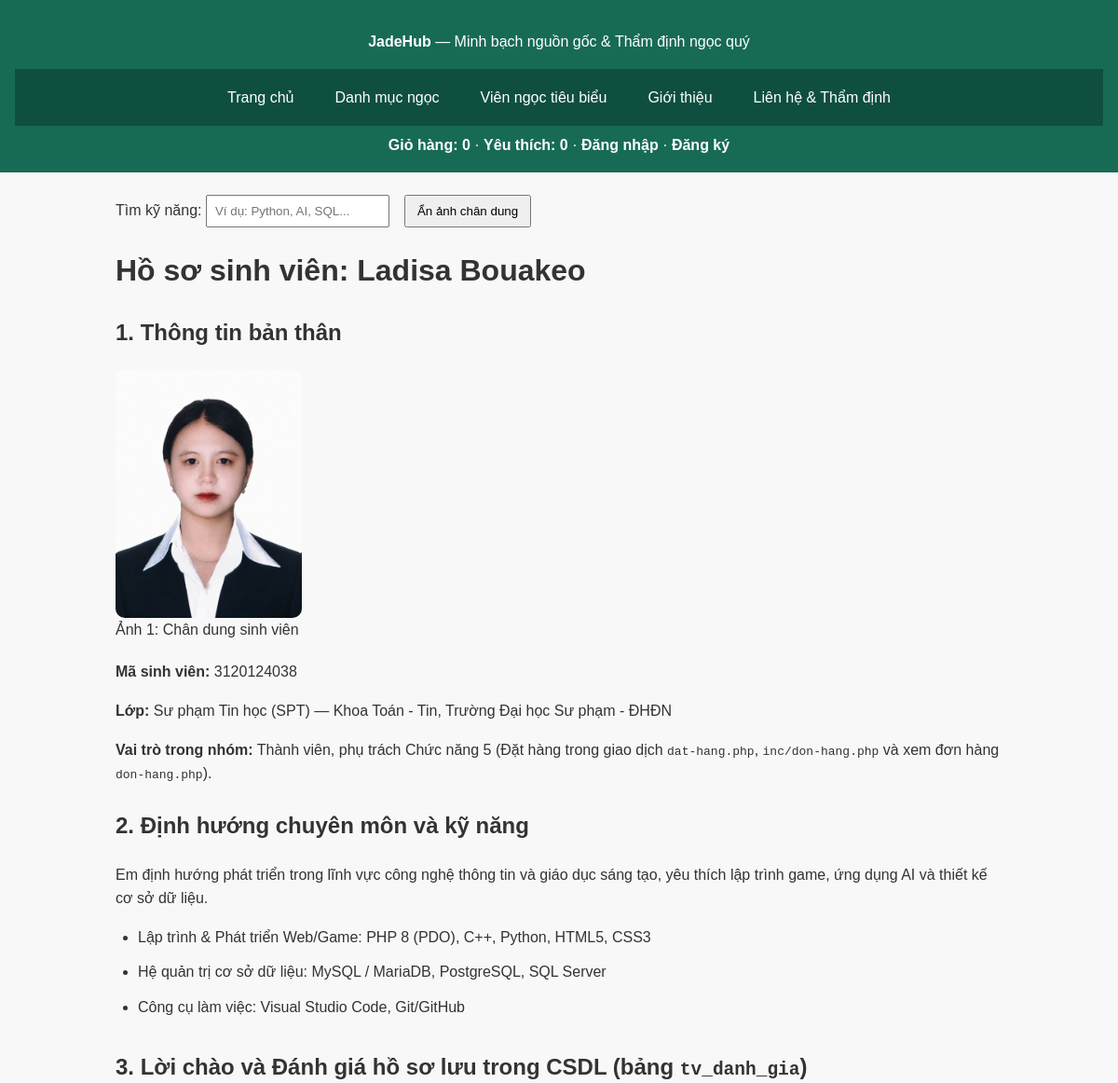
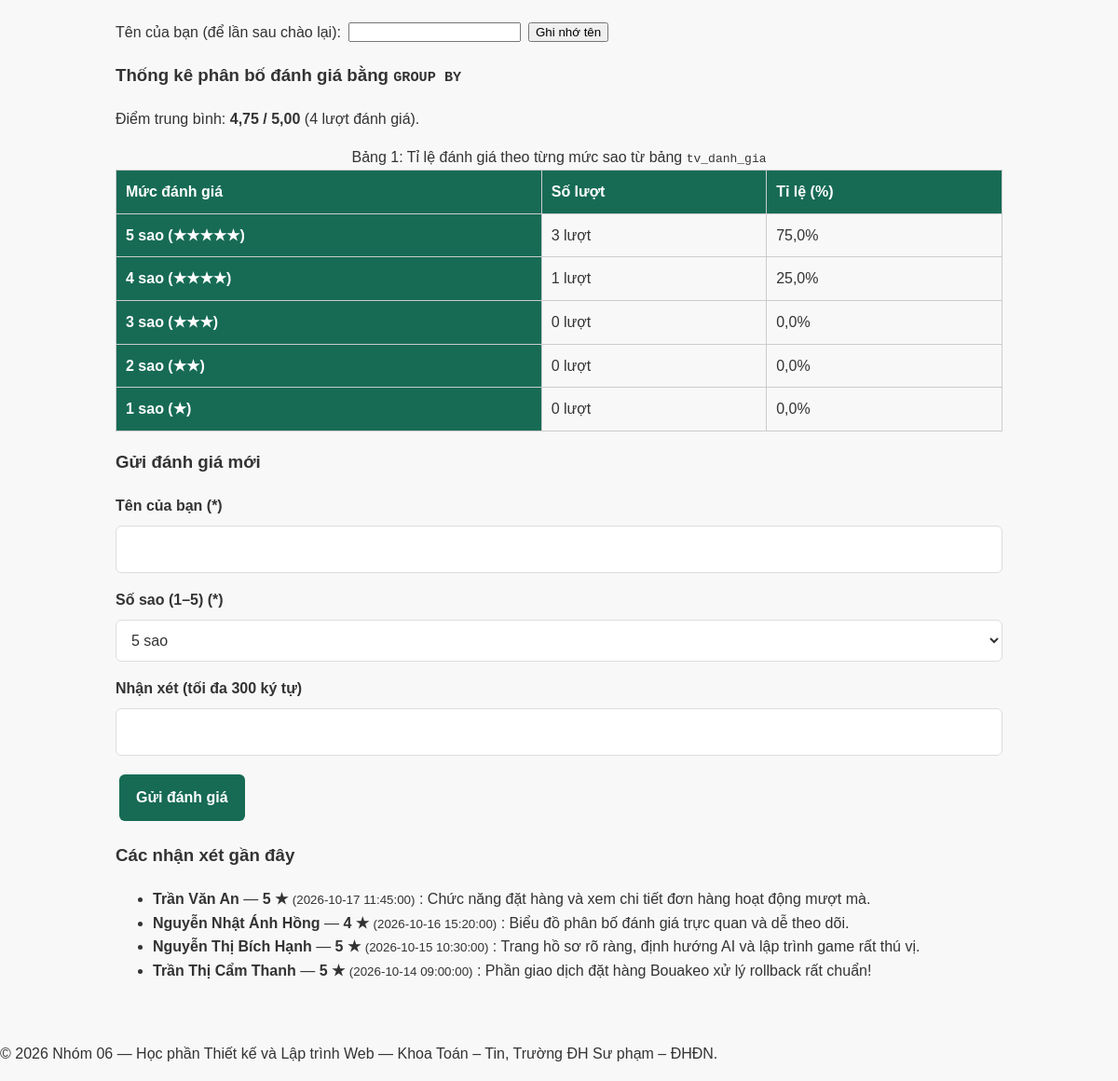
The app's page /thanhvien/3120124038_bouakeo/gioithieu.php with its own data (2 pictures, top to bottom).
### tables this page shows
CREATE TABLE thanh_vien (
  mssv          CHAR(10)     PRIMARY KEY,
  ho_ten        VARCHAR(100) NOT NULL,
  nguoi_dung_id INT UNSIGNED NULL UNIQUE,
  anh_dai_dien  VARCHAR(255) NULL,
  CONSTRAINT fk_thanh_vien_nguoi_dung FOREIGN KEY (nguoi_dung_id) REFERENCES nguoi_dung(id) ON DELETE SET NULL
);

CREATE TABLE tv_danh_gia (
  id        INT UNSIGNED AUTO_INCREMENT PRIMARY KEY,
  mssv      CHAR(10)     NOT NULL,
  ten_khach VARCHAR(50)  NOT NULL,
  so_sao    TINYINT UNSIGNED NOT NULL CHECK (so_sao >= 1 AND so_sao <= 5),
  nhan_xet  VARCHAR(300) NOT NULL DEFAULT '',
  thoi_gian DATETIME     NOT NULL DEFAULT CURRENT_TIMESTAMP,
  CONSTRAINT fk_tv_danh_gia_tv FOREIGN KEY (mssv) REFERENCES thanh_vien(mssv) ON DELETE CASCADE
);

### inc/db.php (called while the page is built, shortened)
<?php
function db(): PDO
{
    static $pdo = null;
    if ($pdo === null) {
        $tuyChon = [
            PDO::ATTR_ERRMODE            => PDO::ERRMODE_EXCEPTION,
            PDO::ATTR_DEFAULT_FETCH_MODE => PDO::FETCH_ASSOC,
            PDO::ATTR_EMULATE_PREPARES   => false,
        ];
        $pdo = new PDO(
            'mysql:host=localhost;dbname=ltweb_nhom06;charset=utf8mb4',
            'root',
            '',
            $tuyChon
        );
    }
    return $pdo;
}

### inc/ham.php (called while the page is built, shortened)
<?php
function e(?string $s): string
{
    return htmlspecialchars((string) $s, ENT_QUOTES | ENT_SUBSTITUTE, 'UTF-8');
}

### thanhvien/3120124038_bouakeo/gioithieu.php (the view, shortened to what this page needs)
<?php
$stTv = db()->prepare('SELECT ho_ten, nguoi_dung_id FROM thanh_vien WHERE mssv = ?');
$stTv->execute([MSSV]);
$tv = $stTv->fetch() ?: ['ho_ten' => 'Ladisa Bouakeo', 'nguoi_dung_id' => null];
$tenKhach = $_COOKIE['bouakeo_khach'] ?? '';
if (!is_string($tenKhach) || mb_strlen($tenKhach) < 2 || mb_strlen($tenKhach) > 30
    || preg_match('/^[\p{L} .\'-]+$/u', $tenKhach) !== 1) {
    $tenKhach = '';
}
$stTk = db()->prepare('SELECT COUNT(*) AS tong, COALESCE(AVG(so_sao), 0) AS tb FROM tv_danh_gia WHERE mssv = ?');
$stTk->execute([MSSV]);
$tkChung = $stTk->fetch() ?: ['tong' => 0, 'tb' => 0];
$soDg = (int) $tkChung['tong'];
$tbDg = (float) $tkChung['tb'];
$stPhanBo = db()->prepare(
    'SELECT so_sao, COUNT(*) AS so_luot
     FROM tv_danh_gia WHERE mssv = ?
     GROUP BY so_sao ORDER BY so_sao DESC'
);
$stPhanBo->execute([MSSV]);
$phanBo = [5 => 0, 4 => 0, 3 => 0, 2 => 0, 1 => 0];
foreach ($stPhanBo->fetchAll() as $dong) {
    $phanBo[(int) $dong['so_sao']] = (int) $dong['so_luot'];
}
$stDsDg = db()->prepare(
    'SELECT id, ten_khach, so_sao, nhan_xet, thoi_gian
     FROM tv_danh_gia WHERE mssv = ?
     ORDER BY thoi_gian DESC, id DESC LIMIT 10'
);
$stDsDg->execute([MSSV]);
$dsDanhGia = $stDsDg->fetchAll();
require __DIR__ . '/../../inc/header.php';
?>
    <main id="noi-dung">
        <h1>Hồ sơ sinh viên: <?= e((string) $tv['ho_ten']) ?></h1>
        <section>
            <h2>1. Thông tin bản thân</h2>
            <figure>
                <img alt="Ảnh thẻ chân dung của sinh viên Ladisa Bouakeo" src="chan-dung-bouakeo.jpg" width="200">
                <figcaption>Ảnh 1: Chân dung sinh viên</figcaption>
            </figure>
            <p><strong>Mã sinh viên:</strong> <?= e(MSSV) ?></p>
            <p><strong>Lớp:</strong> Sư phạm Tin học (SPT) — Khoa Toán - Tin, Trường Đại học Sư phạm - ĐHĐN</p>
            <p><strong>Vai trò trong nhóm:</strong> Thành viên, phụ trách Chức năng 5 (Đặt hàng trong giao dịch <code>dat-hang.php</code>, <code>inc/don-hang.php</code> và xem đơn hàng <code>don-hang.php</code>).</p>
        </section>
        <article>
            <h2>2. Định hướng chuyên môn và kỹ năng</h2>
            <p>Em định hướng phát triển trong lĩnh vực công nghệ thông tin và giáo dục sáng tạo, yêu thích lập trình game, ứng dụng AI và thiết kế cơ sở dữ liệu.</p>
            <ul>
                <li>Lập trình &amp; Phát triển Web/Game: PHP 8 (PDO), C++, Python, HTML5, CSS3</li>
                <li>Hệ quản trị cơ sở dữ liệu: MySQL / MariaDB, PostgreSQL, SQL Server</li>
                <li>Công cụ làm việc: Visual Studio Code, Git/GitHub</li>
            </ul>
        </article>
        <section id="danh-gia">
            <h2>3. Lời chào và Đánh giá hồ sơ lưu trong CSDL (bảng <code>tv_danh_gia</code>)</h2>
<?php if ($tenKhach !== ''): ?>
            <p>Chào mừng quay lại, <strong><?= e($tenKhach) ?></strong>!</p>
            <form method="post" action="gioithieu.php#danh-gia">
                <input type="hidden" name="hanhdong" value="quenten">
                <button type="submit">Quên tên của tôi</button>
            </form>
<?php else: ?>
            <form method="post" action="gioithieu.php#danh-gia" class="form-loc-thu">
                <label for="ten-khach">Tên của bạn (để lần sau chào lại):</label>
                <input id="ten-khach" name="ten" type="text" maxlength="30" required>
                <button type="submit">Ghi nhớ tên</button>
            </form>
<?php endif; ?>
            <h3>Thống kê phân bố đánh giá bằng <code>GROUP BY</code></h3>
            <p>Điểm trung bình: <strong><?= $soDg > 0 ? e(number_format($tbDg, 2, ',', '.')) . ' / 5,00' : 'chưa có' ?></strong> (<?= $soDg ?> lượt đánh giá).</p>
            <div class="khung-thoi-khoa-bieu">
                <table>
                    <caption>Bảng 1: Tỉ lệ đánh giá theo từng mức sao từ bảng <code>tv_danh_gia</code></caption>
                    <thead>
                        <tr>
                            <th scope="col">Mức đánh giá</th>
                            <th scope="col">Số lượt</th>
                            <th scope="col">Tỉ lệ (%)</th>
                        </tr>
                    </thead>
                    <tbody>
<?php foreach ($phanBo as $sao => $luot):
    $tiLe = $soDg > 0 ? round(($luot * 100) / $soDg, 1) : 0.0;
?>
                        <tr>
                            <th scope="row"><?= $sao ?> sao (<?= str_repeat('★', $sao) ?>)</th>
                            <td><?= $luot ?> lượt</td>
                            <td><?= e(number_format($tiLe, 1, ',', '.')) ?>%</td>
                        </tr>
<?php endforeach; ?>
                    </tbody>
                </table>
            </div>
            <h3>Gửi đánh giá mới</h3>
            <form method="post" action="gioithieu.php#danh-gia" class="form-tham-dinh">
                <p>
                    <label for="dg-ten">Tên của bạn (*)</label>
                    <input id="dg-ten" name="ten_khach" type="text" maxlength="50" required value="<?= e($tenKhach) ?>">
                </p>
                <p>
                    <label for="dg-diem">Số sao (1–5) (*)</label>
                    <select id="dg-diem" name="diem">
<?php for ($i = 5; $i >= 1; $i--): ?>
                        <option value="<?= $i ?>"><?= $i ?> sao</option>
<?php endfor; ?>
                    </select>
                </p>
                <p>
                    <label for="dg-nhanxet">Nhận xét (tối đa 300 ký tự)</label>
                    <input id="dg-nhanxet" name="nhanxet" type="text" maxlength="300">
                </p>
                <button type="submit">Gửi đánh giá</button>
            </form>
            <h3>Các nhận xét gần đây</h3>
            <ul>
<?php foreach ($dsDanhGia as $dg): ?>
                <li>
                    <strong><?= e((string) $dg['ten_khach']) ?></strong> — <strong><?= (int) $dg['so_sao'] ?> ★</strong>
                    <small>(<?= e((string) $dg['thoi_gian']) ?>)</small>
                    <?= ($dg['nhan_xet'] ?? '') !== '' ? ': ' . e((string) $dg['nhan_xet']) : '' ?>
                </li>
<?php endforeach; ?>
            </ul>
        </section>
    </main>
<?php require __DIR__ . '/../../inc/footer.php'; ?>

### css/style.css (style rules this page uses)
:root { --mau-chinh: #176b55; --mau-chinh-dam: #0f4f3f; --mau-nhan: #d4af37; --mau-chu: #333333; --mau-chu-nhat: #666666; --mau-nen: #f7f8f7; --mau-trang: #ffffff; --mau-vien: #dddddd; --bo-goc: 10px; --khoang-nho: 8px; --khoang-vua: 16px; --khoang-lon: 24px; --chieu-rong-toi-da: 1200px; }
*, *::before, *::after { box-sizing: border-box; }
html { scroll-behavior: smooth; }
body { margin: 0; padding: 0; font-family: Arial, Helvetica, sans-serif; line-height: 1.6; color: var(--mau-chu); background-color: var(--mau-nen); }
img { display: block; max-width: 100%; height: auto; }
main { grid-area: chinh; width: 100%; max-width: var(--chieu-rong-toi-da); margin: 0 auto; padding: var(--khoang-vua); }
main>section { margin-bottom: var(--khoang-lon); }
main { min-width: 0; }
.form-tham-dinh { width: 100%; }
.form-tham-dinh p { margin: 0 0 var(--khoang-vua); }
.form-tham-dinh label { display: block; margin-bottom: var(--khoang-nho); font-weight: bold; }
.form-tham-dinh input:not([type="checkbox"]), .form-tham-dinh select, .form-tham-dinh textarea { width: 100%; max-width: 100%; padding: 12px; font: inherit; color: var(--mau-chu); background-color: var(--mau-trang); border: 1px solid var(--mau-vien); border-radius: 6px; }
.form-tham-dinh button { padding: 12px 18px; margin: 4px; font: inherit; font-weight: bold; color: var(--mau-trang); background-color: var(--mau-chinh); border: 0; border-radius: 6px; cursor: pointer; transition: background-color 0.2s ease, transform 0.2s ease; }
table { width: 100%; border-collapse: collapse; }
th, td { padding: 12px; border: 1px solid var(--mau-vien); text-align: left; }
th { background-color: var(--mau-chinh); color: var(--mau-trang); }
@media (min-width: 1200px) { main { padding: 32px 24px; } }
.form-loc-thu { display: flex; flex-wrap: wrap; gap: var(--khoang-nho); align-items: center; margin-bottom: var(--khoang-vua); }
main input, main select, main textarea { max-width: 100%; }
main img { max-width: 100%; height: auto; }

### thanhvien/3120124038_bouakeo/css/style-bouakeo.css (style rules this page uses)
main { width: min(100% - 32px, 1000px); margin: 0 auto; }
main section, main article { margin-bottom: 24px; }
figure { margin: 20px 0; }
figure img { width: 200px; max-width: 100%; height: auto; border-radius: var(--bo-goc); }
article ul { padding-left: 24px; }
article li { margin-bottom: 8px; }
table { width: 100%; border-collapse: collapse; }
th, td { padding: 10px; border: 1px solid #cccccc; text-align: left; }
.khung-thoi-khoa-bieu { width: 100%; overflow-x: auto; }
@media (min-width: 768px) { main { padding: 24px; } }
@media (min-width: 768px) { article ul { display: flex; flex-direction: column; gap: 4px; } }

### records on screen
thanh_vien: ho_ten "Ladisa Bouakeo"
tv_danh_gia: ten_khach "Trần Văn An", so_sao "5", thoi_gian "2026-10-17 11:45:00", nhan_xet "Chức năng đặt hàng và xem chi tiết đơn hàng hoạt động mượt mà."
tv_danh_gia: ten_khach "Nguyễn Nhật Ánh Hồng", so_sao "4", thoi_gian "2026-10-16 15:20:00", nhan_xet "Biểu đồ phân bố đánh giá trực quan và dễ theo dõi."
tv_danh_gia: ten_khach "Nguyễn Thị Bích Hạnh", so_sao "5", thoi_gian "2026-10-15 10:30:00", nhan_xet "Trang hồ sơ rõ ràng, định hướng AI và lập trình game rất thú vị."
tv_danh_gia: ten_khach "Trần Thị Cẩm Thanh", so_sao "5", thoi_gian "2026-10-14 09:00:00", nhan_xet "Phần giao dịch đặt hàng Bouakeo xử lý rollback rất chuẩn!"

### other values on screen
$hdNhan "Trang chủ"
$hdNhan "Danh mục ngọc"
$hdNhan "Viên ngọc tiêu biểu"
$hdNhan "Giới thiệu"
$hdNhan "Liên hệ & Thẩm định"
$hdGio->soMon() "0"
MSSV "3120124038"
$tbDg "4,75"
$soDg "4"
$sao "5"
str_repeat('★', $sao) "★★★★★"
$luot "3"
$tiLe "75,0"
$sao "4"
str_repeat('★', $sao) "★★★★"
